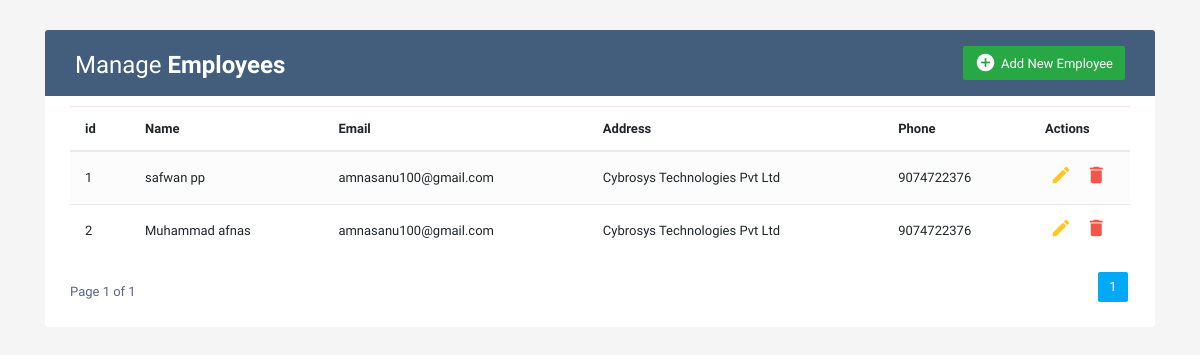
The app's page / (signed in), older data.
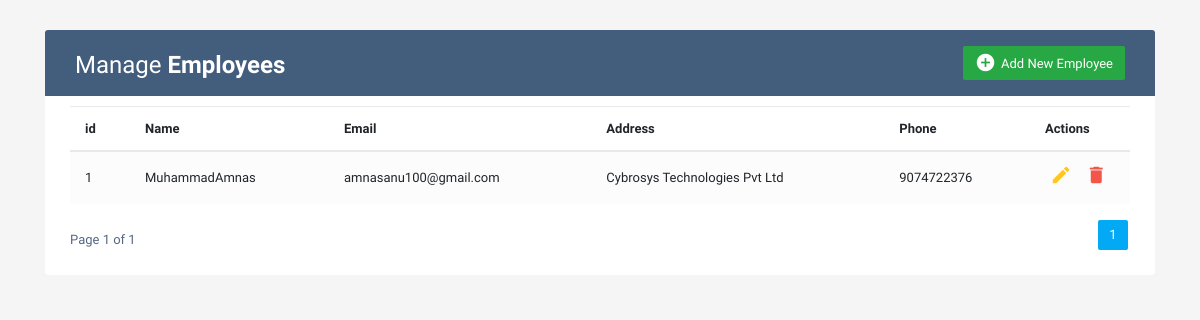
The same page, newer data.
### employee/models.py (models this page shows, shortened)
class Employee(models.Model):
    emp_name = models.CharField(max_length=100, null=False)
    email = models.CharField(max_length=100, null=False)
    address = models.CharField(max_length=255, null=False)
    phone = models.BigIntegerField(null=False)

### employee/views.py (the view)
# urls.py: path('', records_view),
@login_required(login_url='/login')
def records_view(request):
    emp=Employee.objects.all()
    paginator = Paginator(emp, 10)
    page_number = request.GET.get('page')
    try:
        emp =paginator.page(page_number)
    except PageNotAnInteger:
        emp = paginator.page(1)
    except EmptyPage:
        emp=paginator.page(paginator.num_pages)
    context={
        'emp':emp
    }
    return render(request, "record.html", context)

### employee/templates/record.html (shortened to what this page needs)
<!DOCTYPE html>
<html lang="en">
<head>
<link rel="stylesheet" href="https://stackpath.bootstrapcdn.com/bootstrap/4.5.0/css/bootstrap.min.css">
<link rel="stylesheet" href="https://maxcdn.bootstrapcdn.com/font-awesome/4.7.0/css/font-awesome.min.css">
</head>
<body>
<div class="container-xl">
	<div class="table-responsive">
		<div class="table-wrapper">
			<div class="table-title">
				<div class="row">
					<div class="col-sm-6">
						<h2>Manage <b>Employees</b></h2>
					</div>
					<div class="col-sm-6">
						<a href="#addEmployeeModal" class="btn btn-success" data-toggle="modal"><i class="material-icons">&#xE147;</i> <span>Add New Employee</span></a>
					</div>
				</div>
			</div>
			<table class="table table-striped table-hover">
				<thead>
					<tr>
						<th>
                            id
						</th>
						<th>Name</th>
						<th>Email</th>
						<th>Address</th>
						<th>Phone</th>
						<th>Actions</th>
					</tr>
				</thead>
                {% for x in emp %}
                <tr>
                    <td>{{ forloop.counter }}</td>
                    <td>{{ x.emp_name }}</td>
                    <td>{{ x.email }}</td>
                    <td>{{ x.address }}</td>
                    <td>{{ x.phone }}</td>
                    <td>
                        <a href="#editEmployeeModal" class="edit" data-id="{{ x.id }}" data-toggle="modal"> <i class="material-icons" data-toggle="tooltip" title="Edit">&#xE254;</i></a>
                        <a href="#deleteEmployeeModal" class="delete" data-toggle="modal" data-id="{{ x.id }}"><i class="material-icons" data-toggle="tooltip" title="Delete">&#xE872;</i></a>
                    </td>
                </tr>
                {% endfor %}
			</table>
			<div class="clearfix">
				<div class="hint-text">Page {{ emp.number }} of {{ emp.paginator.num_pages }}</div>
				<ul class="pagination">
					{% for num in emp.paginator.page_range %}
					<li class="page-item {% if emp.number == num %}active{% endif %}">
						<a href="?page={{ num }}" class="page-link">{{ num }}</a>
					</li>
				{% endfor %}
				</ul>
			</div>
		</div>
	</div>
</div>
<script data-cfasync="false" src="/cdn-cgi/scripts/5c5dd728/cloudflare-static/email-decode.min.js"></script></body>
</html>

### employee/templates/record.html (style rules this page uses)
body { color: #566787; background: #f5f5f5; font-family: 'Varela Round', sans-serif; font-size: 13px; }
.table-responsive { margin: 30px 0; }
.table-wrapper { background: #fff; padding: 20px 25px; border-radius: 3px; min-width: 1000px; box-shadow: 0 1px 1px rgba(0,0,0,.05); }
.table-title { padding-bottom: 15px; background: #435d7d; color: #fff; padding: 16px 30px; min-width: 100%; margin: -20px -25px 10px; border-radius: 3px 3px 0 0; }
.table-title h2 { margin: 5px 0 0; font-size: 24px; }
.table-title .btn { color: #fff; float: right; font-size: 13px; border: none; min-width: 50px; border-radius: 2px; border: none; outline: none !important; margin-left: 10px; }
.table-title .btn i { float: left; font-size: 21px; margin-right: 5px; }
.table-title .btn span { float: left; margin-top: 2px; }
table.table tr th, table.table tr td { border-color: #e9e9e9; padding: 12px 15px; vertical-align: middle; }
table.table tr th:first-child { width: 60px; }
table.table tr th:last-child { width: 100px; }
table.table-striped tbody tr:nth-of-type(odd) { background-color: #fcfcfc; }
table.table td:last-child i { opacity: 0.9; font-size: 22px; margin: 0 5px; }
table.table td a { font-weight: bold; color: #566787; display: inline-block; text-decoration: none; outline: none !important; }
table.table td a.edit { color: #FFC107; }
table.table td a.delete { color: #F44336; }
table.table td i { font-size: 19px; }
.pagination { float: right; margin: 0 0 5px; }
.pagination li a { border: none; font-size: 13px; min-width: 30px; min-height: 30px; color: #999; margin: 0 2px; line-height: 30px; border-radius: 2px !important; text-align: center; padding: 0 6px; }
.pagination li.active a, .pagination li.active a.page-link { background: #03A9F4; }
.hint-text { float: left; margin-top: 10px; font-size: 13px; }

Row changes from the older to the newer data that the page shows:
removed Employee: emp_name "Muhammad afnas", email "amnasanu100@gmail.com", address "Cybrosys Technologies Pvt Ltd", phone "9074722376"
changed Employee "amnasanu100@gmail.com": emp_name "safwan pp" → "MuhammadAmnas"
